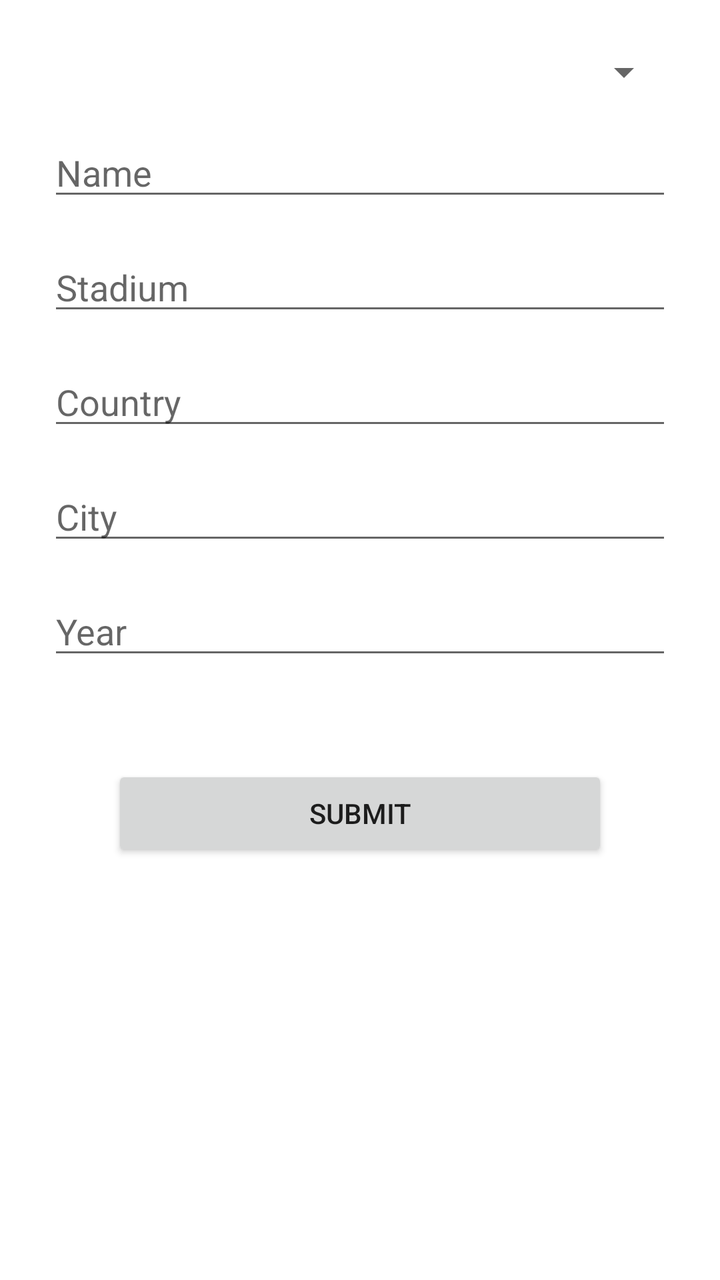
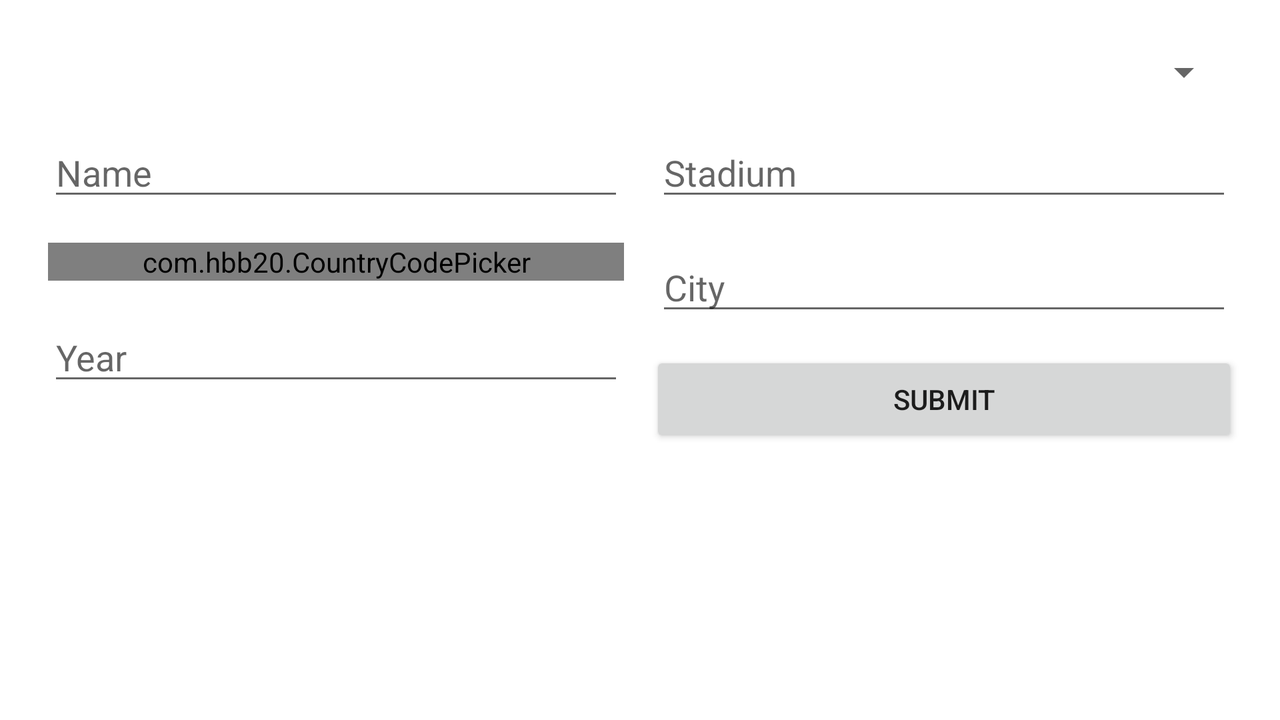

The same Android screen from two of the app's own layout files: first res/layout/ as a phone draws it, then the author's variant for another configuration, drawn on a device whose configuration selects that folder. Both files follow.
<!-- AndroidManifest.xml: application theme Theme.Room_Firestore_Application -->
<!-- res/layout/activity_team.xml -->
<?xml version="1.0" encoding="utf-8"?>
<LinearLayout xmlns:android="http://schemas.android.com/apk/res/android"
    xmlns:app="http://schemas.android.com/apk/res-auto"
    xmlns:tools="http://schemas.android.com/tools"
    android:layout_width="match_parent"
    android:layout_height="match_parent"
    android:orientation="vertical"
    android:padding="16dp"
    tools:context=".MyActivities.TeamActivity">


    <Spinner
        android:id="@+id/team_sport_id"
        android:layout_width="match_parent"
        android:layout_height="wrap_content"
        android:layout_margin="8dp"/>

    <EditText
        android:id="@+id/team_name"
        android:layout_width="match_parent"
        android:layout_height="wrap_content"
        android:hint="Name"
        android:inputType="text"
        android:layout_margin="8dp"/>

    <EditText
        android:id="@+id/team_stadium"
        android:layout_width="match_parent"
        android:layout_height="wrap_content"
        android:hint="Stadium"
        android:inputType="text"
        android:layout_margin="8dp"/>

    <EditText
        android:id="@+id/team_country"
        android:layout_width="match_parent"
        android:layout_height="wrap_content"
        android:hint="Country"
        android:inputType="text"
        android:layout_margin="8dp"/>

    <EditText
        android:id="@+id/team_city"
        android:layout_width="match_parent"
        android:layout_height="wrap_content"
        android:hint="City"
        android:inputType="text"
        android:layout_margin="8dp"/>

    <EditText
        android:id="@+id/team_birth_year"
        android:layout_width="match_parent"
        android:layout_height="wrap_content"
        android:hint="Year"
        android:inputType="number"
        android:layout_margin="8dp"/>

    <Button
        android:id="@+id/team_button"
        android:layout_width="match_parent"
        android:layout_height="wrap_content"
        android:layout_margin="40dp"
        android:text="Submit" />

</LinearLayout>
<!-- resources referenced by this layout -->
<resources>
  <style name="Theme.Room_Firestore_Application" parent="Theme.MaterialComponents.DayNight.DarkActionBar">
          
          <item name="colorPrimary">@color/purple_500</item>
          <item name="colorPrimaryVariant">@color/purple_700</item>
          <item name="colorOnPrimary">@color/white</item>
          
          <item name="colorSecondary">@color/teal_200</item>
          <item name="colorSecondaryVariant">@color/teal_700</item>
          <item name="colorOnSecondary">@color/black</item>
          
          <item name="android:statusBarColor" tools:targetApi="l">?attr/colorPrimaryVariant</item>
          
      </style>
  <color name="purple_500">#FF6200EE</color>
  <color name="purple_700">#FF3700B3</color>
  <color name="white">#FFFFFFFF</color>
  <color name="teal_200">#FF03DAC5</color>
  <color name="teal_700">#FF018786</color>
  <color name="black">#FF000000</color>
</resources>
<!-- res/layout-land/activity_team.xml (the author's variant of the layout above) -->
<!-- drawn on the phone turned sideways -->
<?xml version="1.0" encoding="utf-8"?>
<LinearLayout xmlns:android="http://schemas.android.com/apk/res/android"
    xmlns:app="http://schemas.android.com/apk/res-auto"
    xmlns:tools="http://schemas.android.com/tools"
    android:layout_width="match_parent"
    android:layout_height="match_parent"
    android:orientation="vertical"
    android:padding="16dp"
    tools:context=".MyActivities.TeamActivity">


    <Spinner
        android:id="@+id/team_sport_id"
        android:layout_width="match_parent"
        android:layout_height="wrap_content"
        android:layout_margin="8dp"/>
    <LinearLayout
        android:layout_width="match_parent"
        android:layout_height="match_parent"
        android:orientation="horizontal"
        >
    <LinearLayout
        android:layout_width="match_parent"
        android:layout_height="match_parent"
        android:layout_weight="1"
        android:orientation="vertical">

    <EditText
        android:id="@+id/team_name"
        android:layout_width="match_parent"
        android:layout_height="wrap_content"
        android:hint="Name"
        android:inputType="text"
        android:layout_margin="8dp"/>


        <com.hbb20.CountryCodePicker
            android:id="@+id/team_country"
            android:layout_width="match_parent"
            android:layout_height="wrap_content"
            android:layout_margin="8dp"
            app:ccp_showFullName="true"
            app:ccp_showPhoneCode="false"
            app:ccp_showNameCode="false"/>

        <EditText
            android:id="@+id/team_birth_year"
            android:layout_width="match_parent"
            android:layout_height="wrap_content"
            android:hint="Year"
            android:inputType="number"
            android:layout_margin="8dp"/>
    </LinearLayout>
    <LinearLayout
        android:layout_width="match_parent"
        android:layout_height="match_parent"
        android:orientation="vertical"
        android:layout_weight="1">


    <EditText
        android:id="@+id/team_stadium"
        android:layout_width="match_parent"
        android:layout_height="wrap_content"
        android:hint="Stadium"
        android:inputType="text"
        android:layout_margin="8dp"/>


    <EditText
        android:id="@+id/team_city"
        android:layout_width="match_parent"
        android:layout_height="wrap_content"
        android:hint="City"
        android:inputType="text"
        android:layout_margin="8dp"/>



    <Button
        android:id="@+id/team_button"
        android:layout_width="match_parent"
        android:layout_height="wrap_content"
        android:layout_margin="5dp"
        android:text="Submit" />
    </LinearLayout>
    </LinearLayout>
</LinearLayout>
